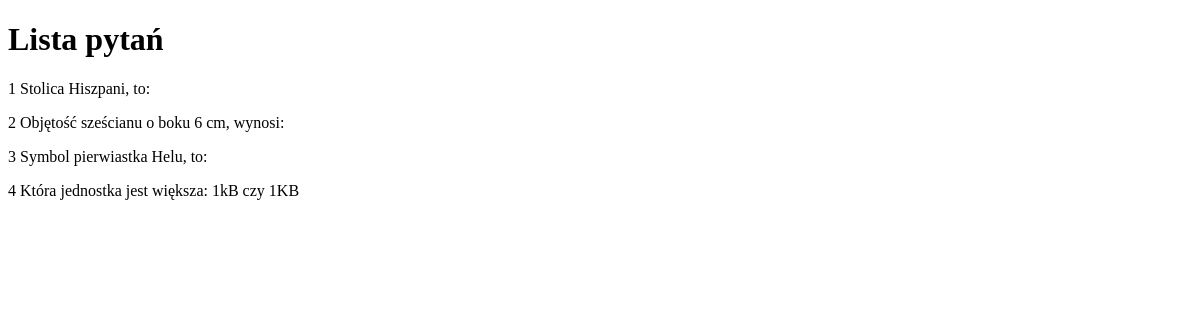
The app's page /lista, older data.
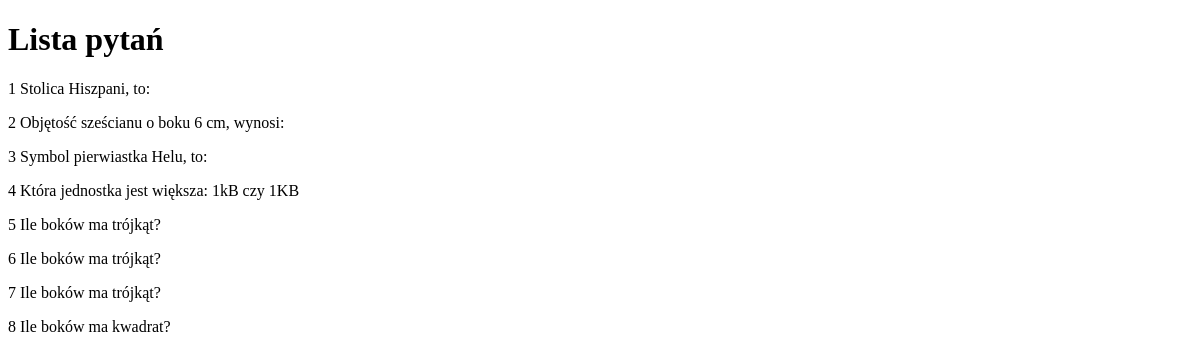
The same page, newer data.
### modele.py (models this page shows)
class BazaModel(Model):
    class Meta:
        database = baza

class Pytanie(BazaModel):
    pytanie = CharField(null=False)
    kategoria = ForeignKeyField(Kategoria, related_name='pytania')

### views.py (the view)
@app.route('/lista')
def lista():
    pytania = Pytanie.select()
    return render_template('lista.html', query=pytania)

### app.py (called while the page is built)
@app.before_request
def before_request():
    g.db = baza
    g.db.connect(reuse_if_open=True)

@app.after_request
def after_request(response):
    g.db.close()
    return response

### templates/lista.html (shortened to what this page needs)
<!DOCTYPE html>
<html lang="pl">
<head>
</head>
<body>
  <h1>Lista pytań</h1>
  {% for p in query %}
  <p>
    {{ p.id }} {{ p.pytanie }}
  </p>
  {% endfor %}
</body>
</html>

Row changes from the older to the newer data that the page shows:
added Pytanie: id "5", pytanie "Ile boków ma trójkąt?"
added Pytanie: id "6", pytanie "Ile boków ma trójkąt?"
added Pytanie: id "7", pytanie "Ile boków ma trójkąt?"
added Pytanie: id "8", pytanie "Ile boków ma kwadrat?"
